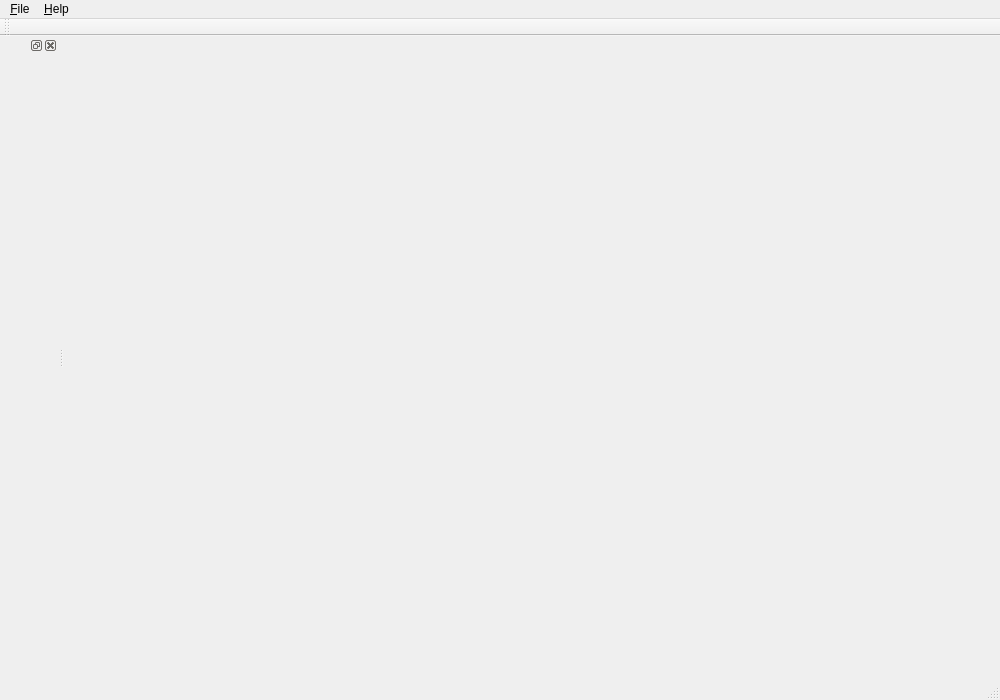
<?xml version="1.0" encoding="UTF-8"?>
<ui version="4.0">
 <class>MainWindow</class>
 <widget class="QMainWindow" name="MainWindow">
  <property name="geometry">
   <rect>
    <x>0</x>
    <y>0</y>
    <width>1000</width>
    <height>700</height>
   </rect>
  </property>
  <property name="windowTitle">
   <string>MainWindow</string>
  </property>
  <widget class="QWidget" name="centralWidget">
   <layout class="QHBoxLayout" name="horizontalLayout">
    <item>
     <layout class="QVBoxLayout" name="verticalLayout"/>
    </item>
   </layout>
  </widget>
  <widget class="QMenuBar" name="menuBar">
   <property name="geometry">
    <rect>
     <x>0</x>
     <y>0</y>
     <width>1000</width>
     <height>26</height>
    </rect>
   </property>
   <widget class="QMenu" name="menuFile">
    <property name="title">
     <string>&amp;File</string>
    </property>
    <addaction name="actionOpen_volume"/>
    <addaction name="actionLoad_transfer_function"/>
    <addaction name="actionExit"/>
   </widget>
   <widget class="QMenu" name="menuHelp">
    <property name="title">
     <string>&amp;Help</string>
    </property>
    <addaction name="actionAbout"/>
   </widget>
   <addaction name="menuFile"/>
   <addaction name="menuHelp"/>
  </widget>
  <widget class="QToolBar" name="mainToolBar">
   <attribute name="toolBarArea">
    <enum>TopToolBarArea</enum>
   </attribute>
   <attribute name="toolBarBreak">
    <bool>false</bool>
   </attribute>
  </widget>
  <widget class="QStatusBar" name="statusBar"/>
  <widget class="QDockWidget" name="dockWidget">
   <attribute name="dockWidgetArea">
    <number>1</number>
   </attribute>
   <widget class="QWidget" name="dockWidgetContents"/>
  </widget>
  <action name="actionOpen_volume">
   <property name="text">
    <string>&amp;Open volume</string>
   </property>
  </action>
  <action name="actionExit">
   <property name="text">
    <string>&amp;Exit</string>
   </property>
  </action>
  <action name="actionAbout">
   <property name="text">
    <string>&amp;About</string>
   </property>
  </action>
  <action name="actionLoad_transfer_function">
   <property name="text">
    <string>&amp;Load transfer function</string>
   </property>
  </action>
 </widget>
 <layoutdefault spacing="6" margin="11"/>
 <resources/>
 <connections/>
</ui>
